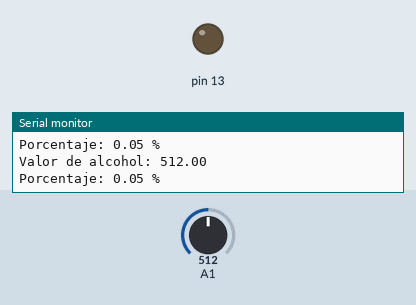
A sketch run on a simulated Arduino Uno, built with avr-gcc and run on an emulated ATmega328P. Shown: output pins drawn as LEDs (lit = HIGH), the last lines printed to the serial monitor. The inputs (shaded band) are chosen by the test bench; at power-on: A1 = 512.

Above: at 1.2 s.
1.3 s: A1 set to 584
2.8 s: A1 set to 618
At 3.6 s:
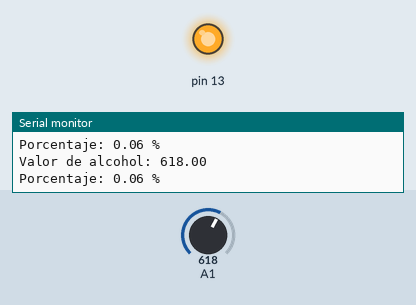
4.3 s: A1 set to 590
At 5.0 s:
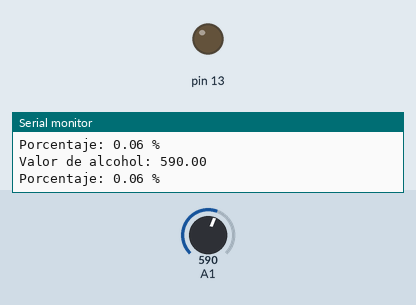
5.9 s: A1 set to 610
At 6.4 s:
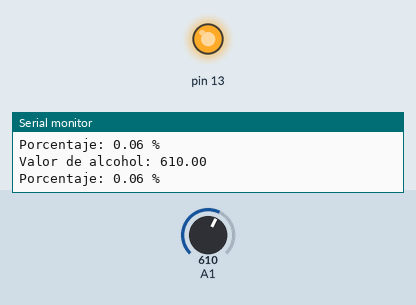
Timing chart, 0 to 8.5 s (numbered marks = the images above; inputs shaded):
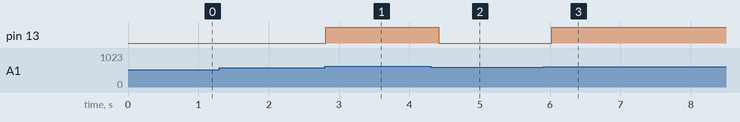

The sketch:

sensor_mq3.ino
```cpp
float alcohol_value;
int limit_value = 600;

void setup() {
  // put your setup code here, to run once:
  Serial.begin(9600);
  pinMode(13, OUTPUT);
}

void loop() {
  // put your main code here, to run repeatedly:
  alcohol_value = analogRead(A1);
  Serial.print("Valor de alcohol: ");
  Serial.print(alcohol_value);
  float percent = (alcohol_value/10000);
  Serial.print("\nPorcentaje: ");
  Serial.print(percent);
  Serial.println(" %");

  if (alcohol_value > limit_value){
    digitalWrite(13, HIGH);
  }else{
    digitalWrite(13, LOW);
  }
  delay(400);
}
```

Measured:
- the behaviour switches between 600 and 601 on A1 (found by bisection; images 0 and 1)
- after the input at 2.8 s, pin 13: LOW → HIGH at once
- after the input at 4.3 s, pin 13: HIGH → LOW after 0.11 s
- after the input at 5.9 s, pin 13: LOW → HIGH after 0.12 s
